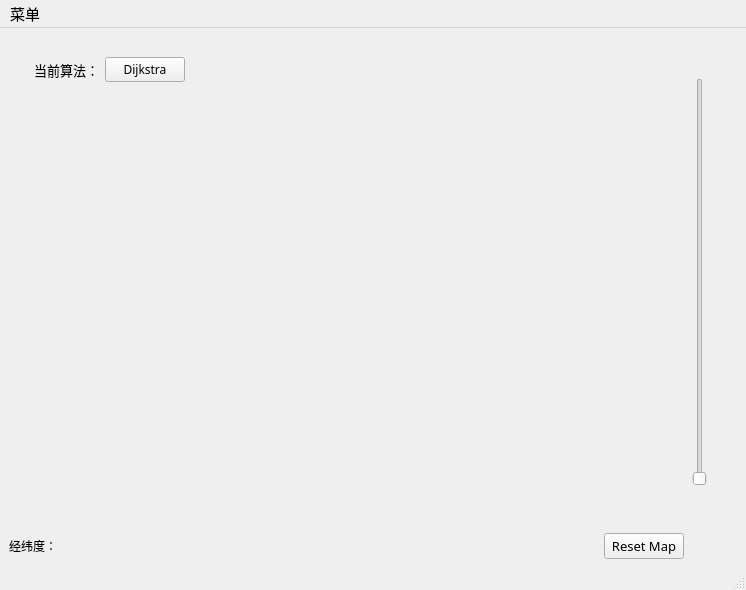
<?xml version="1.0" encoding="UTF-8"?>
<ui version="4.0">
 <class>MainWindow</class>
 <widget class="QMainWindow" name="MainWindow">
  <property name="geometry">
   <rect>
    <x>0</x>
    <y>0</y>
    <width>746</width>
    <height>590</height>
   </rect>
  </property>
  <property name="font">
   <font>
    <family>黑体</family>
   </font>
  </property>
  <property name="windowTitle">
   <string>Map_Demo</string>
  </property>
  <property name="windowIcon">
   <iconset resource="res.qrc">
    <normaloff>:/res/img/favicon.ico</normaloff>:/res/img/favicon.ico</iconset>
  </property>
  <widget class="QWidget" name="centralwidget">
   <layout class="QVBoxLayout" name="verticalLayout_3">
    <item>
     <layout class="QHBoxLayout" name="horizontalLayout_3" stretch="1,2,20,1,1">
      <item>
       <spacer name="horizontalSpacer_4">
        <property name="orientation">
         <enum>Qt::Horizontal</enum>
        </property>
        <property name="sizeHint" stdset="0">
         <size>
          <width>40</width>
          <height>20</height>
         </size>
        </property>
       </spacer>
      </item>
      <item>
       <layout class="QVBoxLayout" name="verticalLayout_2" stretch="1,1,2,20">
        <item>
         <spacer name="verticalSpacer_4">
          <property name="orientation">
           <enum>Qt::Vertical</enum>
          </property>
          <property name="sizeHint" stdset="0">
           <size>
            <width>74</width>
            <height>13</height>
           </size>
          </property>
         </spacer>
        </item>
        <item>
         <layout class="QHBoxLayout" name="horizontalLayout_2">
          <item>
           <widget class="QLabel" name="algoLabel">
            <property name="font">
             <font>
              <family>黑体</family>
              <pointsize>10</pointsize>
             </font>
            </property>
            <property name="text">
             <string>当前算法：</string>
            </property>
           </widget>
          </item>
          <item>
           <widget class="QPushButton" name="algoButton">
            <property name="font">
             <font>
              <family>Cascadia Code</family>
              <pointsize>9</pointsize>
             </font>
            </property>
            <property name="text">
             <string>Dijkstra</string>
            </property>
           </widget>
          </item>
         </layout>
        </item>
        <item>
         <widget class="QLabel" name="distanceLabel">
          <property name="font">
           <font>
            <family>黑体</family>
            <pointsize>12</pointsize>
           </font>
          </property>
          <property name="text">
           <string/>
          </property>
         </widget>
        </item>
        <item>
         <spacer name="verticalSpacer_3">
          <property name="orientation">
           <enum>Qt::Vertical</enum>
          </property>
          <property name="sizeHint" stdset="0">
           <size>
            <width>20</width>
            <height>40</height>
           </size>
          </property>
         </spacer>
        </item>
       </layout>
      </item>
      <item>
       <spacer name="horizontalSpacer_2">
        <property name="orientation">
         <enum>Qt::Horizontal</enum>
        </property>
        <property name="sizeHint" stdset="0">
         <size>
          <width>459</width>
          <height>20</height>
         </size>
        </property>
       </spacer>
      </item>
      <item>
       <layout class="QVBoxLayout" name="verticalLayout" stretch="1,10,1">
        <item>
         <spacer name="verticalSpacer">
          <property name="orientation">
           <enum>Qt::Vertical</enum>
          </property>
          <property name="sizeHint" stdset="0">
           <size>
            <width>20</width>
            <height>18</height>
           </size>
          </property>
         </spacer>
        </item>
        <item>
         <widget class="QSlider" name="scaleSlider">
          <property name="orientation">
           <enum>Qt::Vertical</enum>
          </property>
         </widget>
        </item>
        <item>
         <spacer name="verticalSpacer_2">
          <property name="orientation">
           <enum>Qt::Vertical</enum>
          </property>
          <property name="sizeHint" stdset="0">
           <size>
            <width>20</width>
            <height>40</height>
           </size>
          </property>
         </spacer>
        </item>
       </layout>
      </item>
      <item>
       <spacer name="horizontalSpacer">
        <property name="orientation">
         <enum>Qt::Horizontal</enum>
        </property>
        <property name="sizeHint" stdset="0">
         <size>
          <width>43</width>
          <height>189</height>
         </size>
        </property>
       </spacer>
      </item>
     </layout>
    </item>
    <item>
     <layout class="QHBoxLayout" name="horizontalLayout" stretch="1,10,1,1">
      <item>
       <widget class="QLabel" name="locationLabel">
        <property name="text">
         <string>经纬度：</string>
        </property>
       </widget>
      </item>
      <item>
       <spacer name="horizontalSpacer_3">
        <property name="orientation">
         <enum>Qt::Horizontal</enum>
        </property>
        <property name="sizeHint" stdset="0">
         <size>
          <width>40</width>
          <height>20</height>
         </size>
        </property>
       </spacer>
      </item>
      <item>
       <widget class="QPushButton" name="flushButton">
        <property name="font">
         <font>
          <family>Cascadia Code</family>
          <pointsize>10</pointsize>
         </font>
        </property>
        <property name="text">
         <string>Reset Map</string>
        </property>
       </widget>
      </item>
      <item>
       <spacer name="horizontalSpacer_5">
        <property name="orientation">
         <enum>Qt::Horizontal</enum>
        </property>
        <property name="sizeHint" stdset="0">
         <size>
          <width>40</width>
          <height>20</height>
         </size>
        </property>
       </spacer>
      </item>
     </layout>
    </item>
   </layout>
  </widget>
  <widget class="QMenuBar" name="menubar">
   <property name="geometry">
    <rect>
     <x>0</x>
     <y>0</y>
     <width>746</width>
     <height>20</height>
    </rect>
   </property>
   <property name="font">
    <font>
     <family>黑体</family>
     <pointsize>11</pointsize>
    </font>
   </property>
   <widget class="QMenu" name="menu">
    <property name="geometry">
     <rect>
      <x>281</x>
      <y>100</y>
      <width>144</width>
      <height>107</height>
     </rect>
    </property>
    <property name="font">
     <font>
      <family>黑体</family>
      <pointsize>10</pointsize>
     </font>
    </property>
    <property name="title">
     <string>菜单</string>
    </property>
    <addaction name="actionOpen_File"/>
    <addaction name="actionSave_File"/>
    <addaction name="actionHelp"/>
    <addaction name="separator"/>
   </widget>
   <addaction name="menu"/>
  </widget>
  <widget class="QStatusBar" name="statusbar"/>
  <action name="actionOpen_File">
   <property name="icon">
    <iconset resource="res.qrc">
     <normaloff>:/res/img/Open_File.png</normaloff>:/res/img/Open_File.png</iconset>
   </property>
   <property name="text">
    <string>Open File</string>
   </property>
  </action>
  <action name="actionHelp">
   <property name="icon">
    <iconset resource="res.qrc">
     <normaloff>:/res/img/Help.png</normaloff>:/res/img/Help.png</iconset>
   </property>
   <property name="text">
    <string>Help</string>
   </property>
  </action>
  <action name="actionSave_File">
   <property name="icon">
    <iconset resource="res.qrc">
     <normaloff>:/res/img/Save_File.png</normaloff>:/res/img/Save_File.png</iconset>
   </property>
   <property name="text">
    <string>Save File</string>
   </property>
  </action>
 </widget>
 <resources>
  <include location="res.qrc"/>
 </resources>
 <connections/>
</ui>
